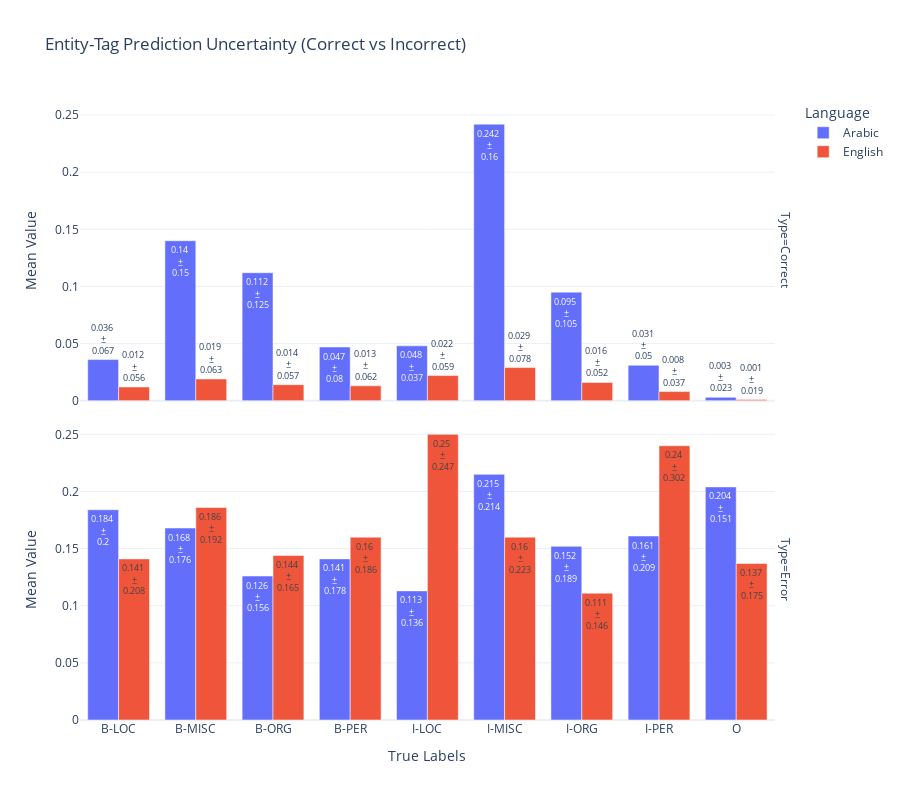

Notebook cell for this chart:
### Code cell
variable_analysis = PredictionAnalysis(dash_data)
variable_analysis.analyze_entity_level_merged()

### Figure 1 — Plotly figure (JSON) as saved in the notebook; plotly's stock layout.template omitted (floating-point values rounded to 4 significant figures)
{"data": [{"alignmentgroup": "True", "hovertemplate": "Language=Arabic<br>Type=Correct<br>True Labels=%{x}<br>Mean Value=%{y}<br>Text Label=%{text}<extra></extra>", "legendgroup": "Arabic", "marker": {"color": "#636efa", "pattern": {"shape": ""}}, "name": "Arabic", "offsetgroup": "Arabic", "orientation": "v", "showlegend": true, "text": ["0.036 <br>±<br>0.067", "0.14 <br>±<br>0.15", "0.112 <br>±<br>0.125", "0.047 <br>±<br>0.08", "0.048 <br>±<br>0.037", "0.242 <br>±<br>0.16", "0.095 <br>±<br>0.105", "0.031 <br>±<br>0.05", "0.003 <br>±<br>0.023"], "textposition": "auto", "type": "bar", "x": ["B-LOC", "B-MISC", "B-ORG", "B-PER", "I-LOC", "I-MISC", "I-ORG", "I-PER", "O"], "xaxis": "x2", "y": [0.036, 0.14, 0.112, 0.047, 0.048, 0.242, 0.095, 0.031, 0.003], "yaxis": "y2"}, {"alignmentgroup": "True", "hovertemplate": "Language=Arabic<br>Type=Error<br>True Labels=%{x}<br>Mean Value=%{y}<br>Text Label=%{text}<extra></extra>", "legendgroup": "Arabic", "marker": {"color": "#636efa", "pattern": {"shape": ""}}, "name": "Arabic", "offsetgroup": "Arabic", "orientation": "v", "showlegend": false, "text": ["0.184 <br>±<br>0.2", "0.168 <br>±<br>0.176", "0.126 <br>±<br>0.156", "0.141 <br>±<br>0.178", "0.113 <br>±<br>0.136", "0.215 <br>±<br>0.214", "0.152 <br>±<br>0.189", "0.161 <br>±<br>0.209", "0.204 <br>±<br>0.151"], "textposition": "auto", "type": "bar", "x": ["B-LOC", "B-MISC", "B-ORG", "B-PER", "I-LOC", "I-MISC", "I-ORG", "I-PER", "O"], "xaxis": "x", "y": [0.184, 0.168, 0.126, 0.141, 0.113, 0.215, 0.152, 0.161, 0.204], "yaxis": "y"}, {"alignmentgroup": "True", "hovertemplate": "Language=English<br>Type=Correct<br>True Labels=%{x}<br>Mean Value=%{y}<br>Text Label=%{text}<extra></extra>", "legendgroup": "English", "marker": {"color": "#EF553B", "pattern": {"shape": ""}}, "name": "English", "offsetgroup": "English", "orientation": "v", "showlegend": true, "text": ["0.012 <br>±<br>0.056", "0.019 <br>±<br>0.063", "0.014 <br>±<br>0.057", "0.013 <br>±<br>0.062", "0.022 <br>±<br>0.059", "0.029 <br>±<br>0.078", "0.016 <br>±<br>0.052", "0.008 <br>±<br>0.037", "0.001 <br>±<br>0.019"], "textposition": "auto", "type": "bar", "x": ["B-LOC", "B-MISC", "B-ORG", "B-PER", "I-LOC", "I-MISC", "I-ORG", "I-PER", "O"], "xaxis": "x2", "y": [0.012, 0.019, 0.014, 0.013, 0.022, 0.029, 0.016, 0.008, 0.001], "yaxis": "y2"}, {"alignmentgroup": "True", "hovertemplate": "Language=English<br>Type=Error<br>True Labels=%{x}<br>Mean Value=%{y}<br>Text Label=%{text}<extra></extra>", "legendgroup": "English", "marker": {"color": "#EF553B", "pattern": {"shape": ""}}, "name": "English", "offsetgroup": "English", "orientation": "v", "showlegend": false, "text": ["0.141 <br>±<br>0.208", "0.186 <br>±<br>0.192", "0.144 <br>±<br>0.165", "0.16 <br>±<br>0.186", "0.25 <br>±<br>0.247", "0.16 <br>±<br>0.223", "0.111 <br>±<br>0.146", "0.24 <br>±<br>0.302", "0.137 <br>±<br>0.175"], "textposition": "auto", "type": "bar", "x": ["B-LOC", "B-MISC", "B-ORG", "B-PER", "I-LOC", "I-MISC", "I-ORG", "I-PER", "O"], "xaxis": "x", "y": [0.141, 0.186, 0.144, 0.16, 0.25, 0.16, 0.111, 0.24, 0.137], "yaxis": "y"}], "layout": {"annotations": [{"font": {}, "showarrow": false, "text": "Type=Error", "textangle": 90, "x": 0.98, "xanchor": "left", "xref": "paper", "y": 0.2425, "yanchor": "middle", "yref": "paper"}, {"font": {}, "showarrow": false, "text": "Type=Correct", "textangle": 90, "x": 0.98, "xanchor": "left", "xref": "paper", "y": 0.7575, "yanchor": "middle", "yref": "paper"}], "barmode": "group", "height": 800, "legend": {"title": {"text": "Language"}, "tracegroupgap": 0}, "showlegend": true, "title": {"text": "Entity-Tag Prediction Uncertainty (Correct vs Incorrect)"}, "uniformtext": {"minsize": 8, "mode": "hide"}, "xaxis": {"anchor": "y", "domain": [0, 0.98], "title": {"text": "True Labels"}}, "xaxis2": {"anchor": "y2", "domain": [0, 0.98], "matches": "x", "showticklabels": false}, "yaxis": {"anchor": "x", "domain": [0, 0.485], "title": {"text": "Mean Value"}}, "yaxis2": {"anchor": "x2", "domain": [0.515, 1], "matches": "y", "title": {"text": "Mean Value"}}}}
